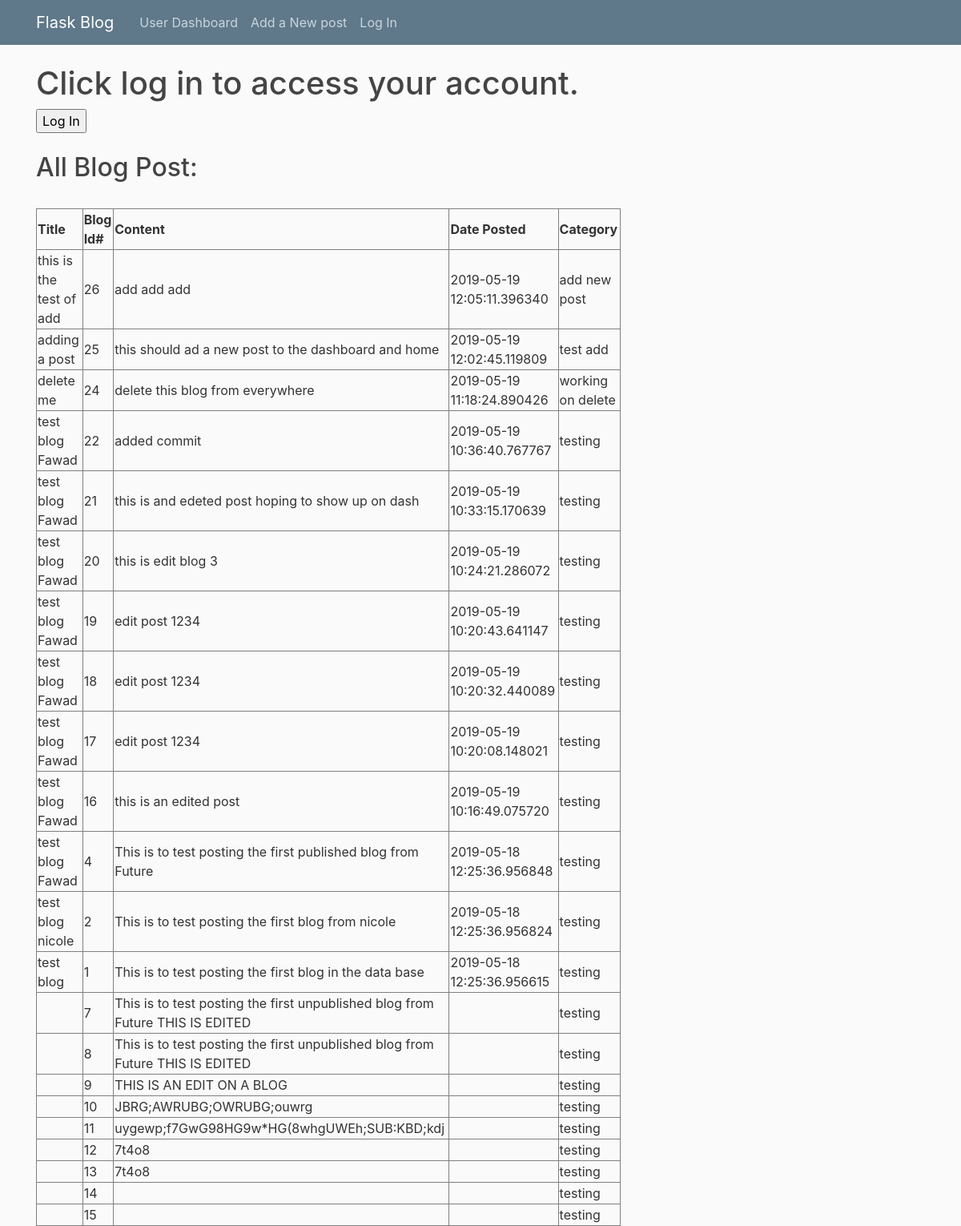
Before: / with the older database file.
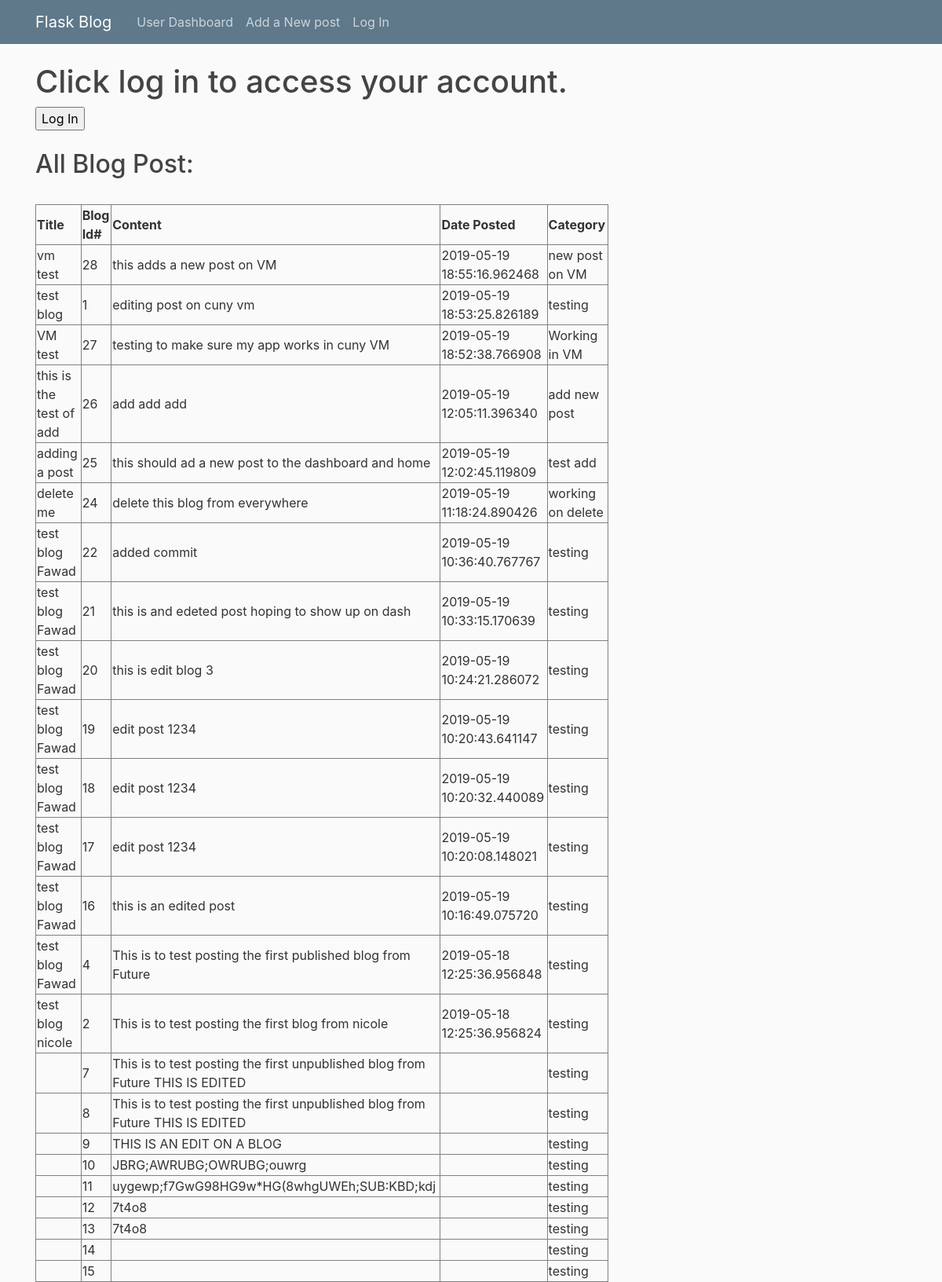
After: the same page with the newer database file.
### tables this page shows
CREATE TABLE blogpost (blog_id INTEGER PRIMARY KEY ASC, title TEXT, content INTEGER, date TEXT, category TEXT);

### flaskblog.py (the view)
@app.route('/', methods=['POST', 'GET'])
def home():
    if request.method == 'GET':
        blogpost_info = g.db.execute(
            'SELECT * FROM blogpost ORDER BY date DESC')
        posts = []
        for row in blogpost_info:
            posts.append(
                {'blog_id': row[0], 'title': row[1], 'content': row[2],
                 'date': row[3], 'category': row[4]})
        return render_template('home.html', posts=posts, title='Home')
    elif request.method == 'POST':
        return redirect('/login')

### flaskblog.py (called while the page is built)
@app.before_request
def before_request():
    g.db = get_db()

def get_db():
    db = getattr(g, '_database', None)
    if db is None:
        db = g._database = sqlite3.connect(DATABASE)
    return db

@app.teardown_appcontext
def close_connection(exception):
    db = getattr(g, '_database', None)
    if db is not None:
        db.close()

### templates/home.html
{% extends "layout.html" %}
{% block content %}
<h1>Click log in to access your account.</h1>
<form name="home" action="/" method="post">
    <input type="submit" value="Log In">
</form>
<br>
<h2>All Blog Post:</h2>
<br>
<table class="centered thick-border" border="1" >
    <tr>
        <th>Title</th>
        <th>Blog Id#</th>
        <th>Content</th>
        <th>Date Posted</th>
        <th>Category</th>
    </tr>
    {% for dict in posts %}
    <tr>
        <td>{{dict.title}}</td>
        <td>{{dict.blog_id}}</td>
        <td>{{dict.content}}</td>
        <td>{{dict.date}}</td>
        <td>{{dict.category}}</td>
    </tr>
    {% endfor %}
</table>
{% endblock content %}

### templates/layout.html (shortened to what this page needs)
<!DOCTYPE html>
<html>
<head>
    <link rel="stylesheet" href="https://maxcdn.bootstrapcdn.com/bootstrap/4.0.0/css/bootstrap.min.css">
    <link rel="stylesheet" type="text/css" href="{{ url_for('static', filename='main.css') }}">
</head>
<body>
    <header class="site-header">
      <nav class="navbar navbar-expand-md navbar-dark bg-steel fixed-top">
        <div class="container">
          <a class="navbar-brand mr-4" href="/">Flask Blog</a>
          <div class="collapse navbar-collapse" id="navbarToggle">
            <div class="navbar-nav mr-auto">
              <a class="nav-item nav-link" href="{{ url_for('dashboard') }}">User Dashboard</a>
                <a class="nav-item nav-link" href="{{ url_for('addpost') }}">Add a New post</a>
                <a class="nav-item nav-link" href="{{ url_for('login') }}">Log In</a>
            </div>
          </div>
        </div>
      </nav>
    </header>
    <main role="main" class="container">
      <div class="row">
        <div class="col-md-8">
          {% block content %}{% endblock %}
        </div>
    </main>
</body>

### static/main.css (style rules this page uses)
body { background: #fafafa; color: #333333; margin-top: 5rem; }
h1, h2, h3, h4, h5, h6 { color: #444444; }
.bg-steel { background-color: #5f788a; }
.site-header .navbar-nav .nav-link { color: #cbd5db; }

Changed rows visible on the page:
added blogpost: title "vm test", blog_id "28", content "this adds a new post on VM", date "2019-05-19 18:55:16.962468", category "new post on VM"
changed blogpost "test blog": content "This is to test posting the first blog in the data base" → "editing post on cuny vm"; date "2019-05-18 12:25:36.956615" → "2019-05-19 18:53:25.826189"; moves up the list
added blogpost: title "VM test", blog_id "27", content "testing to make sure my app works in cuny VM", date "2019-05-19 18:52:38.766908", category "Working in VM"
